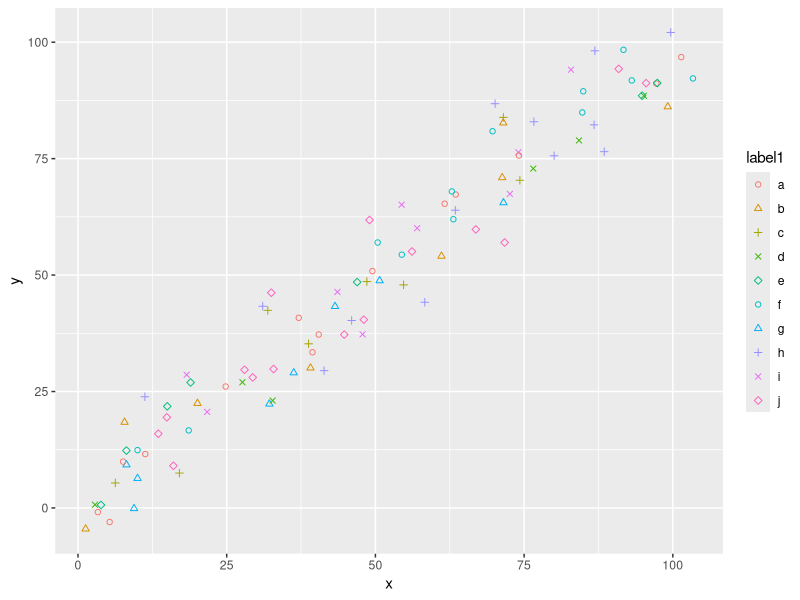

Write R code to recreate this figure.
library(ggplot2)
library(tidyverse)


# center <- function(x, type = c("mean", "median", "trimmed")) {
#   print(type)
#   type <- match.arg(type)
#   print(type)
#   switch(type,
#          mean = mean(x),
#          median = median(x),
#          trimmed = mean(x, trim = .1))
# }
# x <- runif(10)
# center(x, "t")

someData <- data.frame(x = 1:100 + runif(n = 100, min = -10, max = 10), y = 1:100 + runif(n = 100, min = -10, max = 10), label1 = sample(letters[1:10], size = 100, replace = T), label2 = sample(1:5, size = 100, replace = T)) %>%
    mutate(label2 = as.factor(label2))

scale_color_highres <- function(...) {
    my_manual_pal <- function (granularity, values = 1000) {
    force(values)
    function(n) {
        rep(1:granularity, length.out = values)
    }
}
    list(discrete_scale(
        "color",
        scale_name = "blaaa",
        palette = scales::hue_pal(),
        #labels = function(x) {print(x); x},
        ...),
    discrete_scale(
        "shape",
        scale_name = "blaaa",
        #palette = scales::manual_pal(1:20),
        palette = my_manual_pal(5),
        #labels = function(x) {print(x); x},
        
        ...))
}

plot <- ggplot(data = someData, aes(x = x, y = y, color = label1, shape = label1)) +
    geom_point() +
    scale_color_highres()
# discrete_scale("color", scale_name = "blaaa", name = 'test', palette = scales::hue_pal()) +
# discrete_scale("shape", scale_name = "blaaa", name = 'test', palette = scales::manual_pal(1:20))
ggsave(plot = plot, filename = "example_plot.pdf", width = 5, height = 7)
